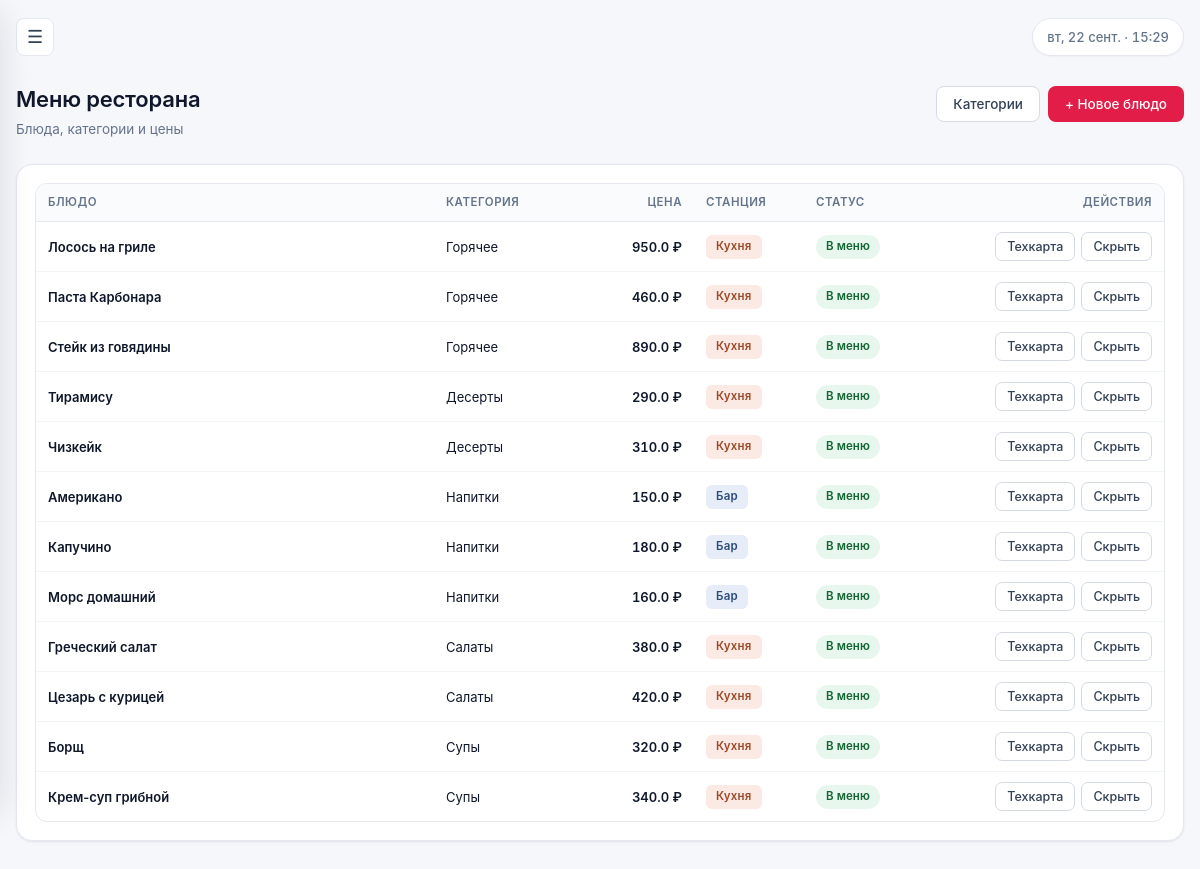
The app's page /dishes/ (signed in) with its own data.
### tables this page shows
CREATE TABLE dishes (
    id INTEGER PRIMARY KEY AUTOINCREMENT,
    name TEXT NOT NULL,
    category_id INTEGER REFERENCES categories(id) ON DELETE SET NULL,
    price REAL NOT NULL DEFAULT 0,
    description TEXT,
    station TEXT NOT NULL DEFAULT 'kitchen' CHECK (station IN ('kitchen', 'bar')),
    is_active INTEGER NOT NULL DEFAULT 1
);

CREATE TABLE categories (
    id INTEGER PRIMARY KEY AUTOINCREMENT,
    name TEXT UNIQUE NOT NULL
);

### app.py (the view)
@dishes.route("/")
@roles_required("cook", "bartender", "accountant", "waiter")
def list_dishes():
    db = get_db()
    rows = db.execute(
        """
        SELECT d.*, c.name AS category_name
        FROM dishes d
        LEFT JOIN categories c ON c.id = d.category_id
        ORDER BY c.name, d.name
        """
    ).fetchall()
    return render_template("dishes/list.html", dishes=rows)

### app.py (called while the page is built)
def get_db():
    if "db" not in g:
        g.db = sqlite3.connect(
            Config.DATABASE,
            detect_types=sqlite3.PARSE_DECLTYPES,
        )
        g.db.row_factory = sqlite3.Row
        g.db.execute("PRAGMA foreign_keys = ON")
    return g.db

def roles_required(*roles):
    def decorator(view):
        @functools.wraps(view)
        def wrapped(*args, **kwargs):
            if g.user is None:
                return redirect(url_for("auth.login", next=request.path))
            if g.user["role"] not in roles and g.user["role"] != "admin":
                flash("Недостаточно прав для выполнения этого действия.", "error")
                return redirect(url_for("index"))
            return view(*args, **kwargs)
        return wrapped
    return decorator

@auth.before_app_request
def load_logged_in_user():
    user_id = session.get("user_id")
    if user_id is None:
        g.user = None
        return
    db = get_db()
    g.user = db.execute(
        "SELECT * FROM users WHERE id = ? AND is_active = 1", (user_id,)
    ).fetchone()
    if g.user is None:
        session.clear()

### templates/dishes/list.html (shortened to what this page needs)
{% extends "base.html" %}
{% block content %}
<div class="page-header">
    <div>
        <h1>Меню ресторана</h1>
        <p class="subtitle">Блюда, категории и цены</p>
    </div>
    {% if g.user['role'] == 'cook' %}
    <div class="btn-row">
        <a class="btn btn--secondary" href="{{ url_for('dishes.categories') }}">Категории</a>
        <a class="btn" href="{{ url_for('dishes.new_dish') }}">+ Новое блюдо</a>
    </div>
    {% endif %}
</div>
<div class="card">
    <div class="table-wrap">
        <table class="data-table data-table--fixed">
            <colgroup>
                <col>
                <col class="col-category">
                <col class="col-price">
                <col class="col-station">
                <col class="col-status">
                <col class="col-actions">
            </colgroup>
            <thead>
                <tr>
                    <th scope="col">Блюдо</th>
                    <th scope="col">Категория</th>
                    <th scope="col" class="ta-right">Цена</th>
                    <th scope="col">Станция</th>
                    <th scope="col">Статус</th>
                    <th scope="col" class="ta-right">Действия</th>
                </tr>
            </thead>
            <tbody>
            {% for d in dishes %}
                <tr>
                    <td>
                        <div class="cell-title">{{ d['name'] }}</div>
                    </td>
                    <td class="text-muted">{{ d['category_name'] or '—' }}</td>
                    <td class="ta-right cell-price">{{ d['price']|round(2) }} ₽</td>
                    <td>
                        <span class="chip chip--{{ 'bar' if d['station'] == 'bar' else 'kitchen' }}">
                            {{ 'Бар' if d['station'] == 'bar' else 'Кухня' }}
                        </span>
                    </td>
                    <td>
                        {% if d['is_active'] %}
                            <span class="badge badge--free">В меню</span>
                        {% else %}
                            <span class="badge badge--cancelled">Скрыто</span>
                        {% endif %}
                    </td>
                    <td class="ta-right">
                        {% if g.user['role'] == 'cook' %}
                        <div class="actions-cell">
                            <a class="btn btn--sm btn--secondary"
                               href="{{ url_for('dishes.tech_card', dish_id=d['id']) }}">
                                Техкарта
                            </a>
                            <form method="post"
                                  action="{{ url_for('dishes.toggle_dish', dish_id=d['id']) }}">
                                <button class="btn btn--sm btn--secondary" type="submit">
                                    {{ 'Скрыть' if d['is_active'] else 'Показать' }}
                                </button>
                            </form>
                        </div>
                        {% else %}
                            <span class="text-muted">—</span>
                        {% endif %}
                    </td>
                </tr>
            {% else %}
                <tr>
                    <td colspan="6" class="empty-state">Блюда не найдены</td>
                </tr>
            {% endfor %}
            </tbody>
        </table>
    </div>
</div>
{% endblock %}

### static/css/variables.css (style rules this page uses)
:root { --brand: #e11d48; --brand-hover: #be123c; --brand-soft: #fef2f4; --ink: #0f172a; --ink-2: #334155; --muted: #64748b; --muted-2: #94a3b8; --bg: #f6f7fb; --surface: #ffffff; --surface-2: #fafbfd; --surface-3: #f1f5f9; --border: #e5e8ef; --border-strong: #d4d9e3; --success: #16a34a; --success-bg: #e8f7ee; --warning: #d97706; --warning-bg: #fef3d8; --danger: #dc2626; --danger-bg: #fdecec; --info: #2563eb; --info-bg: #e8effd; --sidebar-bg: #0f172a; --sidebar-bg-2: #1a2438; --sidebar-ink: #cbd5e1; --sidebar-ink-2: #94a3b8; --sidebar-line: #1e293b; --radius-sm: 8px; --radius: 12px; --radius-lg: 16px; --shadow-xs: 0 1px 2px rgba(15, 23, 42, .04); --shadow-sm: 0 1px 3px rgba(15, 23, 42, .06), 0 1px 2px rgba(15, 23, 42, .04); --shadow-md: 0 4px 12px rgba(15, 23, 42, .08), 0 2px 4px rgba(15, 23, 42, .04); --shadow-lg: 0 12px 32px rgba(15, 23, 42, .12); --font-main: "Inter", "Segoe UI", Roboto, "Helvetica Neue", Arial, sans-serif; --font-mono: "JetBrains Mono", "Consolas", "Menlo", monospace; --t-fast: .12s ease; --t: .2s ease; --t-slow: .32s cubic-bezier(.4, 0, .2, 1); }

### records on screen
dishes: name "Лосось на гриле", name "Горячее", price "950.0", station "Кухня", shows "В меню", is_active "Скрыть"
dishes: name "Паста Карбонара", name "Горячее", price "460.0", station "Кухня", shows "В меню", is_active "Скрыть"
dishes: name "Стейк из говядины", name "Горячее", price "890.0", station "Кухня", shows "В меню", is_active "Скрыть"
dishes: name "Тирамису", name "Десерты", price "290.0", station "Кухня", shows "В меню", is_active "Скрыть"
dishes: name "Чизкейк", name "Десерты", price "310.0", station "Кухня", shows "В меню", is_active "Скрыть"
dishes: name "Американо", name "Напитки", price "150.0", station "Бар", shows "В меню", is_active "Скрыть"
dishes: name "Капучино", name "Напитки", price "180.0", station "Бар", shows "В меню", is_active "Скрыть"
dishes: name "Морс домашний", name "Напитки", price "160.0", station "Бар", shows "В меню", is_active "Скрыть"
dishes: name "Греческий салат", name "Салаты", price "380.0", station "Кухня", shows "В меню", is_active "Скрыть"
dishes: name "Цезарь с курицей", name "Салаты", price "420.0", station "Кухня", shows "В меню", is_active "Скрыть"
dishes: name "Борщ", name "Супы", price "320.0", station "Кухня", shows "В меню", is_active "Скрыть"
dishes: name "Крем-суп грибной", name "Супы", price "340.0", station "Кухня", shows "В меню", is_active "Скрыть"
